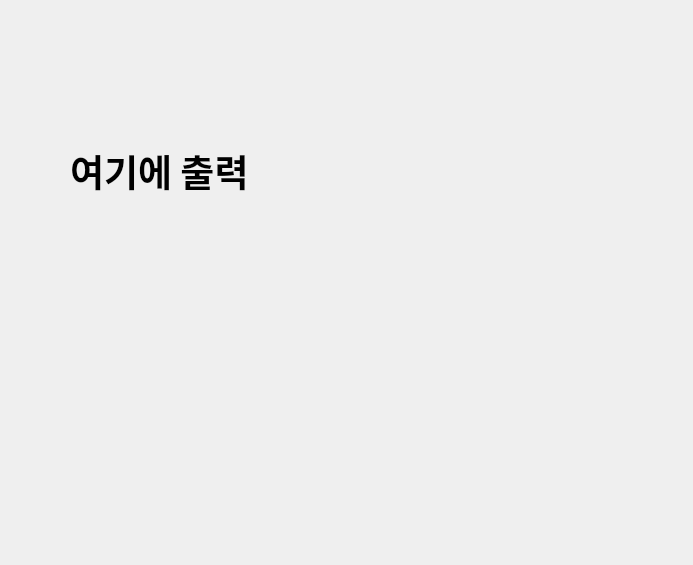
<?xml version="1.0" encoding="UTF-8"?>
<ui version="4.0">
 <class>Dialog</class>
 <widget class="QDialog" name="Dialog">
  <property name="geometry">
   <rect>
    <x>0</x>
    <y>0</y>
    <width>693</width>
    <height>565</height>
   </rect>
  </property>
  <property name="windowTitle">
   <string>Dialog</string>
  </property>
  <widget class="QLabel" name="label">
   <property name="geometry">
    <rect>
     <x>70</x>
     <y>90</y>
     <width>511</width>
     <height>161</height>
    </rect>
   </property>
   <property name="font">
    <font>
     <family>맑은 고딕</family>
     <pointsize>28</pointsize>
     <weight>75</weight>
     <bold>true</bold>
    </font>
   </property>
   <property name="text">
    <string>여기에 출력</string>
   </property>
  </widget>
 </widget>
 <resources/>
 <connections/>
</ui>
